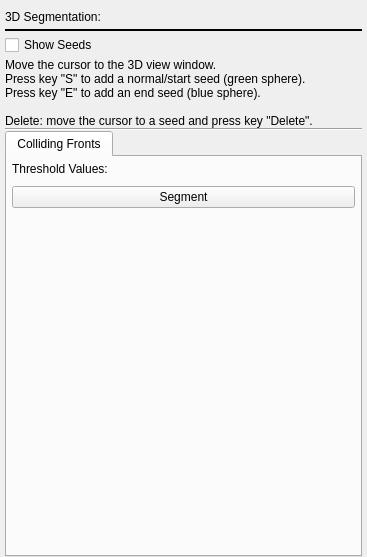
<?xml version="1.0" encoding="UTF-8"?>
<ui version="4.0">
 <class>svMLSeg3DEdit</class>
 <widget class="QWidget" name="svMLSeg3DEdit">
  <property name="geometry">
   <rect>
    <x>0</x>
    <y>0</y>
    <width>367</width>
    <height>557</height>
   </rect>
  </property>
  <property name="windowTitle">
   <string>Form</string>
  </property>
  <layout class="QVBoxLayout" name="verticalLayout">
   <property name="spacing">
    <number>0</number>
   </property>
   <property name="leftMargin">
    <number>5</number>
   </property>
   <property name="topMargin">
    <number>5</number>
   </property>
   <property name="rightMargin">
    <number>5</number>
   </property>
   <property name="bottomMargin">
    <number>0</number>
   </property>
   <item>
    <widget class="QWidget" name="widget_5" native="true">
     <layout class="QGridLayout" name="gridLayout">
      <property name="leftMargin">
       <number>0</number>
      </property>
      <property name="topMargin">
       <number>5</number>
      </property>
      <property name="rightMargin">
       <number>0</number>
      </property>
      <property name="bottomMargin">
       <number>5</number>
      </property>
      <property name="spacing">
       <number>5</number>
      </property>
      <item row="0" column="0">
       <widget class="QLabel" name="label_16">
        <property name="sizePolicy">
         <sizepolicy hsizetype="Fixed" vsizetype="Preferred">
          <horstretch>0</horstretch>
          <verstretch>0</verstretch>
         </sizepolicy>
        </property>
        <property name="text">
         <string>3D Segmentation:</string>
        </property>
       </widget>
      </item>
      <item row="0" column="1">
       <widget class="QLabel" name="labelSegName">
        <property name="text">
         <string/>
        </property>
       </widget>
      </item>
     </layout>
    </widget>
   </item>
   <item>
    <widget class="Line" name="line">
     <property name="frameShadow">
      <enum>QFrame::Plain</enum>
     </property>
     <property name="lineWidth">
      <number>2</number>
     </property>
     <property name="midLineWidth">
      <number>1</number>
     </property>
     <property name="orientation">
      <enum>Qt::Horizontal</enum>
     </property>
    </widget>
   </item>
   <item>
    <widget class="QWidget" name="widget_7" native="true">
     <layout class="QHBoxLayout" name="horizontalLayout_9">
      <property name="spacing">
       <number>0</number>
      </property>
      <property name="leftMargin">
       <number>0</number>
      </property>
      <property name="topMargin">
       <number>3</number>
      </property>
      <property name="rightMargin">
       <number>0</number>
      </property>
      <property name="bottomMargin">
       <number>3</number>
      </property>
      <item>
       <widget class="QCheckBox" name="checkBoxShowSeeds">
        <property name="text">
         <string>Show Seeds</string>
        </property>
       </widget>
      </item>
     </layout>
    </widget>
   </item>
   <item>
    <widget class="QLabel" name="label_2">
     <property name="font">
      <font>
       <pointsize>9</pointsize>
      </font>
     </property>
     <property name="text">
      <string>Move the cursor to the 3D view window.
Press key &quot;S&quot; to add a normal/start seed (green sphere).
Press key &quot;E&quot; to add an end seed (blue sphere).

Delete: move the cursor to a seed and press key &quot;Delete&quot;.</string>
     </property>
    </widget>
   </item>
   <item>
    <widget class="Line" name="line_3">
     <property name="orientation">
      <enum>Qt::Horizontal</enum>
     </property>
    </widget>
   </item>
   <item>
    <widget class="QTabWidget" name="tabWidget">
     <property name="currentIndex">
      <number>0</number>
     </property>
     <widget class="QWidget" name="tab">
      <attribute name="title">
       <string>Colliding Fronts</string>
      </attribute>
      <layout class="QVBoxLayout" name="verticalLayout_2">
       <property name="spacing">
        <number>0</number>
       </property>
       <property name="leftMargin">
        <number>0</number>
       </property>
       <property name="topMargin">
        <number>0</number>
       </property>
       <property name="rightMargin">
        <number>0</number>
       </property>
       <property name="bottomMargin">
        <number>0</number>
       </property>
       <item>
        <widget class="QWidget" name="widget" native="true">
         <layout class="QVBoxLayout" name="verticalLayout_3">
          <property name="spacing">
           <number>5</number>
          </property>
          <property name="leftMargin">
           <number>5</number>
          </property>
          <property name="topMargin">
           <number>5</number>
          </property>
          <property name="rightMargin">
           <number>5</number>
          </property>
          <property name="bottomMargin">
           <number>5</number>
          </property>
          <item>
           <widget class="QLabel" name="label">
            <property name="text">
             <string>Threshold Values:</string>
            </property>
           </widget>
          </item>
          <item>
           <widget class="ctkRangeWidget" name="widgetThresholdCF" native="true">
            <property name="toolTip">
             <string>Specify the lower and upper threshold values.</string>
            </property>
           </widget>
          </item>
          <item>
           <widget class="QPushButton" name="btnCreateCF">
            <property name="text">
             <string>Segment</string>
            </property>
           </widget>
          </item>
          <item>
           <spacer name="verticalSpacer">
            <property name="orientation">
             <enum>Qt::Vertical</enum>
            </property>
            <property name="sizeHint" stdset="0">
             <size>
              <width>20</width>
              <height>40</height>
             </size>
            </property>
           </spacer>
          </item>
         </layout>
        </widget>
       </item>
      </layout>
     </widget>
    </widget>
   </item>
  </layout>
 </widget>
 <customwidgets>
  <customwidget>
   <class>ctkRangeWidget</class>
   <extends>QWidget</extends>
   <header>ctkRangeWidget.h</header>
   <container>1</container>
  </customwidget>
 </customwidgets>
 <resources/>
 <connections/>
</ui>
